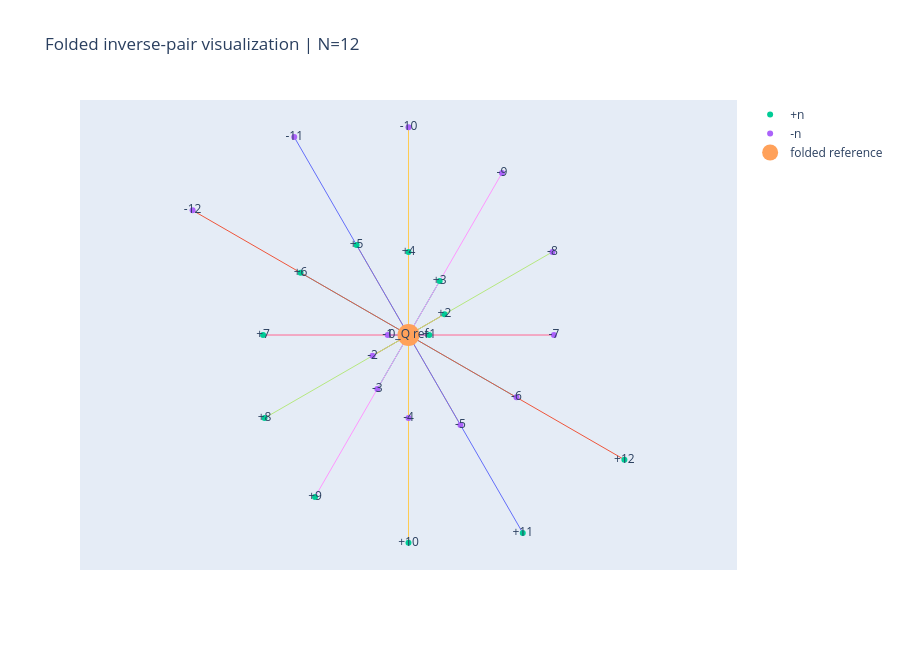

The notebook cell this image was saved under:
### Markdown cell above
### 4. Folded inverse-pair visualization

This geometry is only a visualization. Opposite signed integers are placed as paired points connected through a central reference.

### Code cell
def folded_geometry(N=12):
    N = int(N)
    n = np.arange(1, N+1)
    theta = 2*np.pi*(n-1)/max(N,1)
    r = n/max(N,1)
    xp, yp = r*np.cos(theta), r*np.sin(theta)
    xn, yn = -xp, -yp
    fig = go.Figure()
    for i in range(N):
        fig.add_trace(go.Scatter(
            x=[xp[i],0,xn[i]], y=[yp[i],0,yn[i]],
            mode='lines', line=dict(width=1),
            showlegend=False, hoverinfo='skip'
        ))
    fig.add_trace(go.Scatter(x=xp,y=yp,mode='markers+text',text=[f'+{v}' for v in n],name='+n'))
    fig.add_trace(go.Scatter(x=xn,y=yn,mode='markers+text',text=[f'-{v}' for v in n],name='-n'))
    fig.add_trace(go.Scatter(x=[0],y=[0],mode='markers+text',text=['0_Q ref'],marker=dict(size=22),name='folded reference'))
    fig.update_layout(title=f'Folded inverse-pair visualization | N={N}',xaxis=dict(visible=False,scaleanchor='y'),yaxis=dict(visible=False),height=650)
    fig.show()

folded_geometry(12)

### Figure 1 — Plotly figure (JSON) as saved in the notebook; plotly's stock layout.template omitted (floating-point values rounded to 4 significant figures)
{"data": [{"hoverinfo": "skip", "line": {"width": 1}, "mode": "lines", "showlegend": false, "type": "scatter", "x": [0.08333, 0, -0.08333], "y": [0.0, 0, -0.0]}, {"hoverinfo": "skip", "line": {"width": 1}, "mode": "lines", "showlegend": false, "type": "scatter", "x": [0.1443, 0, -0.1443], "y": [0.08333, 0, -0.08333]}, {"hoverinfo": "skip", "line": {"width": 1}, "mode": "lines", "showlegend": false, "type": "scatter", "x": [0.125, 0, -0.125], "y": [0.2165, 0, -0.2165]}, {"hoverinfo": "skip", "line": {"width": 1}, "mode": "lines", "showlegend": false, "type": "scatter", "x": [2.041e-17, 0, -2.041e-17], "y": [0.3333, 0, -0.3333]}, {"hoverinfo": "skip", "line": {"width": 1}, "mode": "lines", "showlegend": false, "type": "scatter", "x": [-0.2083, 0, 0.2083], "y": [0.3608, 0, -0.3608]}, {"hoverinfo": "skip", "line": {"width": 1}, "mode": "lines", "showlegend": false, "type": "scatter", "x": [-0.433, 0, 0.433], "y": [0.25, 0, -0.25]}, {"hoverinfo": "skip", "line": {"width": 1}, "mode": "lines", "showlegend": false, "type": "scatter", "x": [-0.5833, 0, 0.5833], "y": [7.144e-17, 0, -7.144e-17]}, {"hoverinfo": "skip", "line": {"width": 1}, "mode": "lines", "showlegend": false, "type": "scatter", "x": [-0.5774, 0, 0.5774], "y": [-0.3333, 0, 0.3333]}, {"hoverinfo": "skip", "line": {"width": 1}, "mode": "lines", "showlegend": false, "type": "scatter", "x": [-0.375, 0, 0.375], "y": [-0.6495, 0, 0.6495]}, {"hoverinfo": "skip", "line": {"width": 1}, "mode": "lines", "showlegend": false, "type": "scatter", "x": [-1.531e-16, 0, 1.531e-16], "y": [-0.8333, 0, 0.8333]}, {"hoverinfo": "skip", "line": {"width": 1}, "mode": "lines", "showlegend": false, "type": "scatter", "x": [0.4583, 0, -0.4583], "y": [-0.7939, 0, 0.7939]}, {"hoverinfo": "skip", "line": {"width": 1}, "mode": "lines", "showlegend": false, "type": "scatter", "x": [0.866, 0, -0.866], "y": [-0.5, 0, 0.5]}, {"mode": "markers+text", "name": "+n", "text": ["+1", "+2", "+3", "+4", "+5", "+6", "+7", "+8", "+9", "+10", "+11", "+12"], "type": "scatter", "x": [0.08333, 0.1443, 0.125, 2.041e-17, -0.2083, -0.433, -0.5833, -0.5774, -0.375, -1.531e-16, 0.4583, 0.866], "y": [0.0, 0.08333, 0.2165, 0.3333, 0.3608, 0.25, 7.144e-17, -0.3333, -0.6495, -0.8333, -0.7939, -0.5]}, {"mode": "markers+text", "name": "-n", "text": ["-1", "-2", "-3", "-4", "-5", "-6", "-7", "-8", "-9", "-10", "-11", "-12"], "type": "scatter", "x": [-0.08333, -0.1443, -0.125, -2.041e-17, 0.2083, 0.433, 0.5833, 0.5774, 0.375, 1.531e-16, -0.4583, -0.866], "y": [-0.0, -0.08333, -0.2165, -0.3333, -0.3608, -0.25, -7.144e-17, 0.3333, 0.6495, 0.8333, 0.7939, 0.5]}, {"marker": {"size": 22}, "mode": "markers+text", "name": "folded reference", "text": ["0_Q ref"], "type": "scatter", "x": [0], "y": [0]}], "layout": {"height": 650, "title": {"text": "Folded inverse-pair visualization | N=12"}, "xaxis": {"scaleanchor": "y", "visible": false}, "yaxis": {"visible": false}}}
